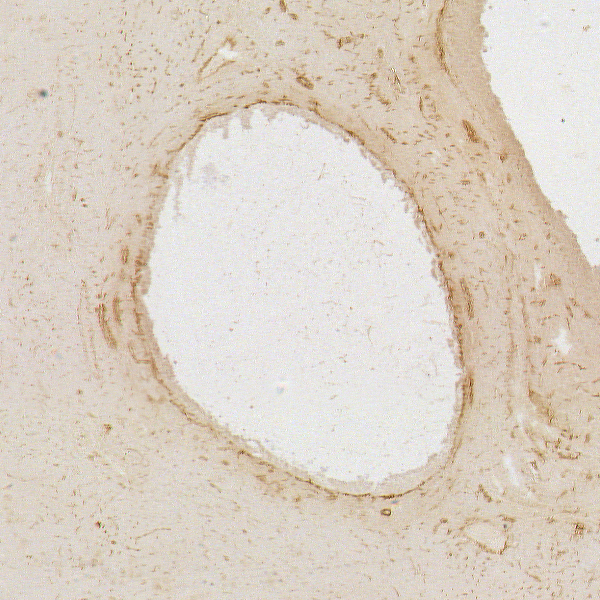
%> input picture TB_image/TUT.IMG.image_segmentation_follicule/matlab/follicule.bmp, 600 x 600 px
$ octave demo.m   (GNU Octave 9; MATLAB toolbox functions it lacks are replaced by stand-ins)
%> lines starting %> are read from the running program, lines starting %| are printed output that depends on the picture; in (x1, y1, x2, y2) boxes, pixels count from 0 and x2, y2 are one past the last pixel; in counts of white or black regions, pixels touching at a corner belong together; the program's own positions count from 1
%% CORRECTION  follicles segmentation

%% 0 - Cleaning

clear all;close all;

%% 1 - Vascularisation

% read image
A = imread('follicule.bmp');
%> A is the input picture: size 600x600x3 uint8; mean R, G, B 219.9, 209.6, 197.7
% visualisation image
figure;imagesc(A);title('Original image');
% Antrum segmentation
B = A(:,:,3);
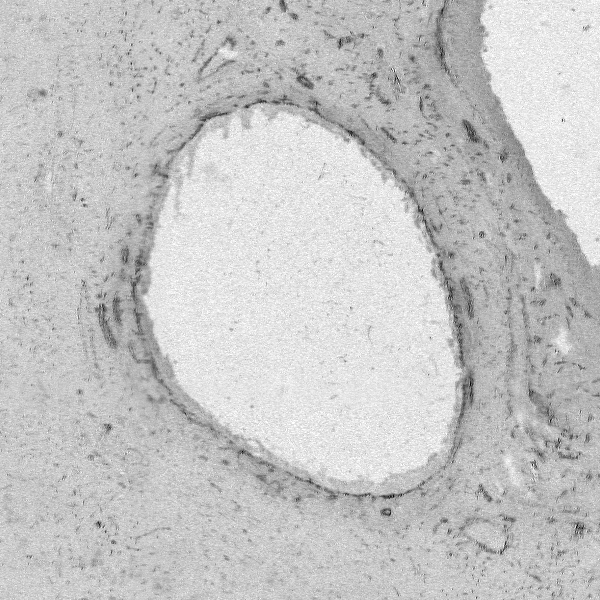
%> B: size 600x600 uint8; min 0, max 255, mean 197.7
antrum = (B>220);
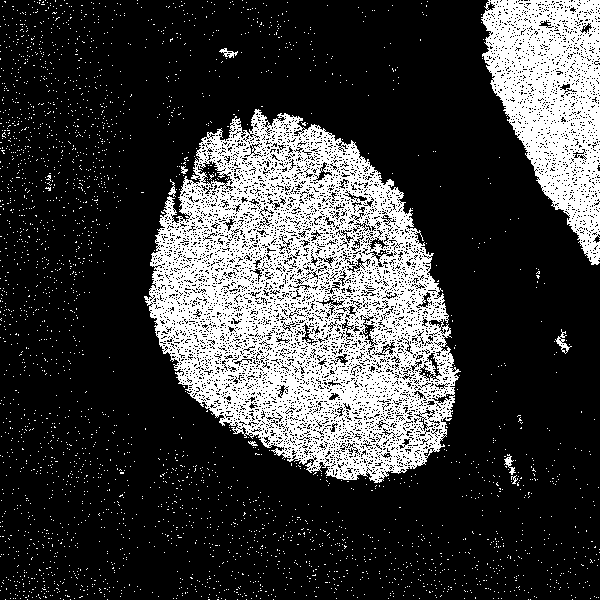
%> antrum: size 600x600 logical; 23.9% white; 2904 white regions (2895 under 20 px), largest, box (x1, y1, x2, y2) and area: (144, 109, 461, 483) 63782, (481, 0, 600, 265) 18141, (555, 329, 572, 354) 120
antrum = bwselect(antrum,300,300,8);
%> antrum: size 600x600 logical; 17.7% white; 1 white region, box (x1, y1, x2, y2) and area: (144, 109, 461, 483) 63782
antrum = imfill(antrum,'holes');
%> antrum: size 600x600 logical; 22.8% white; 1 white region, box (x1, y1, x2, y2) and area: (144, 109, 461, 483) 81945
figure;colormap gray;imagesc(antrum);title('Antrum');

% Theca segmentation
se = strel('disk',40);
theque = imdilate(antrum,se);
%> theque: size 600x600 logical; 36.8% white; 1 white region, box (x1, y1, x2, y2) and area: (105, 70, 500, 522) 132433
theque = theque - antrum;
%> theque: size 600x600 double; values 0 (black) and 1 (white), 14% white; 1 white region, box (x1, y1, x2, y2) and area: (105, 70, 500, 522) 50488
figure;colormap gray;imagesc(theque);title('Th鑡ue');
% extraction vascularisation
vascularisation = (B<140);
%> vascularisation: size 600x600 logical; 3.3% white in thin lines or dots
vascularisation = min(vascularisation,theque);
%> vascularisation: size 600x600 double; values 0 (black) and 1 (white), 1.6% white; 381 white regions (338 under 20 px), largest, box (x1, y1, x2, y2) and area: (438, 260, 468, 368) 634, (456, 369, 475, 428) 420, (129, 274, 145, 336) 320
figure;colormap gray;imagesc(vascularisation);title('Vascularisation');

%% 2 - Granulosa cells

%%
% * non robust solution :
dil = 1-imclose(vascularisation,strel('disk',10));
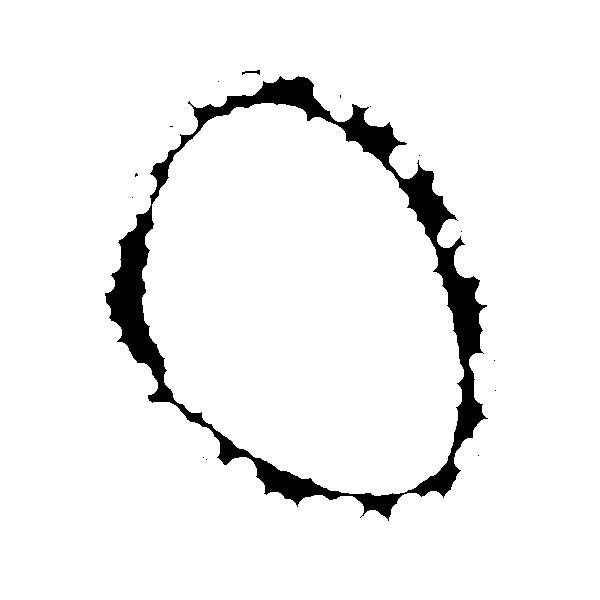
%> dil: size 600x600 double; values 0 (black) and 1 (white), 94.4% white; 15 black regions (13 under 20 px), largest, box (x1, y1, x2, y2) and area: (105, 76, 488, 521) 19922, (242, 70, 260, 75) 44
dil = bwselect(dil, 300, 300, 4);
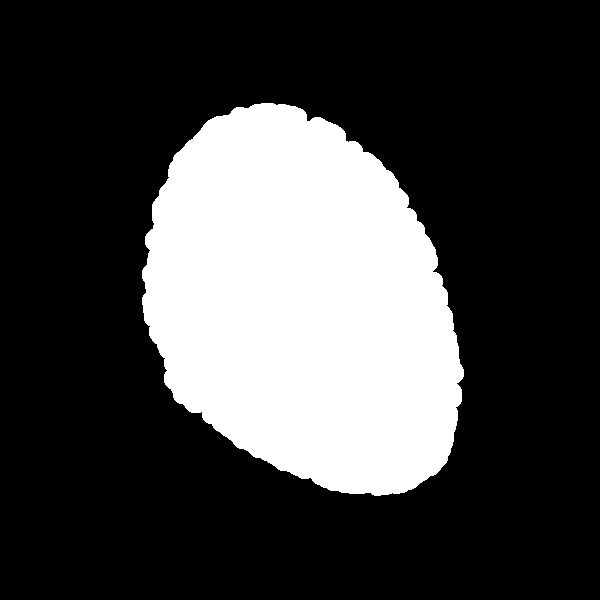
%> dil: size 600x600 logical; 26.1% white; 1 white region, box (x1, y1, x2, y2) and area: (142, 103, 464, 496) 94063
granulosa = dil - antrum;
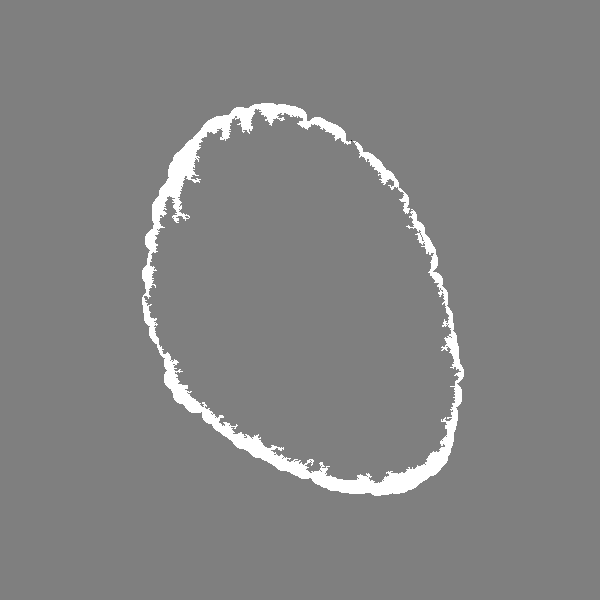
%> granulosa: size 600x600 double; min -1, max 1, mean 0.0337; drawn with min black and max white
figure;colormap gray;imagesc(granulosa);title('Cellules de granulosa');
%%
% * solution plus robuste : mod鑜es d閒ormables


%% 3 - Quantification

all = antrum + 2*granulosa + 3*vascularisation;
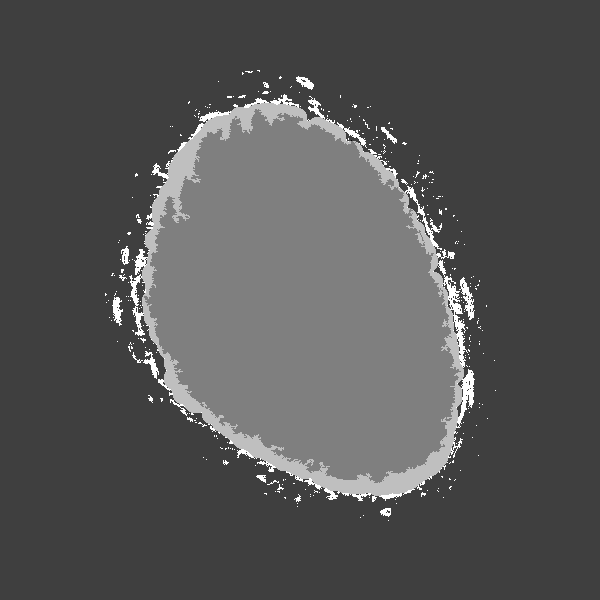
%> all: size 600x600 double; min -1, max 3, mean 0.342; drawn with min black and max white
figure;colormap jet;imagesc(all);title('Antrum, vascularisation et cellules de granulosa');
%> after `title('Antrum, vascularisation et cellules de granulosa')`:
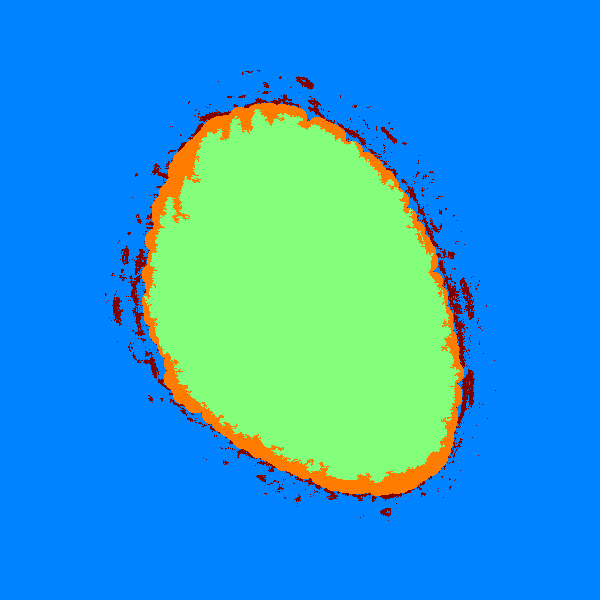
%> displayed picture: size 600x600x3, on the screen's scale of 0 to 255; mean R, G, B 40.4, 156.9, 212.6
follicule = antrum + theque;
q_vascularisation = bwarea(vascularisation)/bwarea(follicule)
%> q_vascularisation = 0.0448
q_granulosa = bwarea(granulosa)/bwarea(follicule)
%> q_granulosa = 0.093
